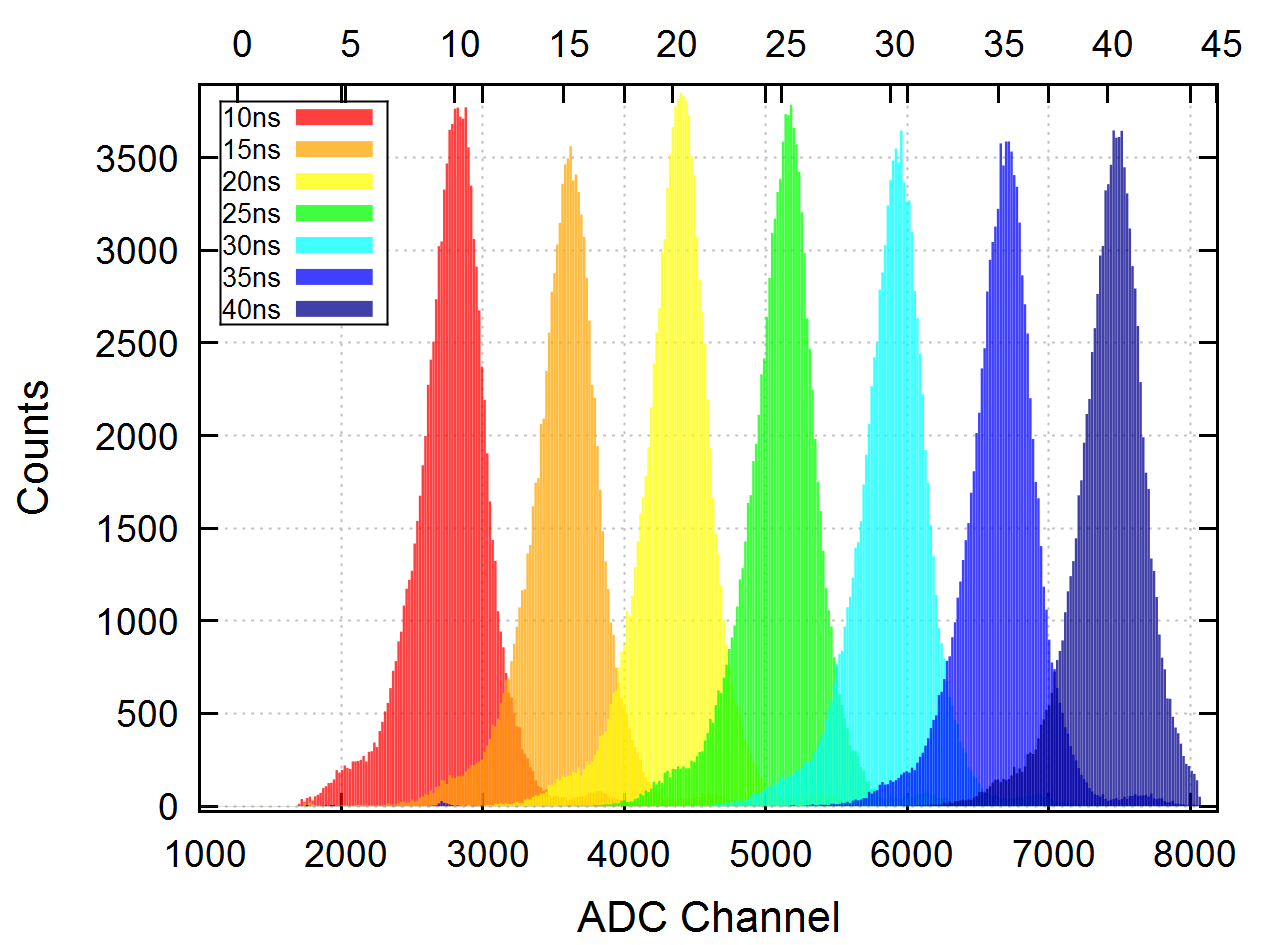

Recreate this plot in gnuplot.
# use with gnuplot

#set title "Single SiPM"

set terminal wxt size 1280,1024 enhanced font "Arial, 28"
set termoptions enhanced

set style line 101 lc "black" lt 1 lw 3 pt 9 ps 3 pi 2

set border front ls 101

set xlabel "ADC Channel" offset 0 font "Arial, 32"
set ylabel "Counts" offset 0 font "Arial, 32"

#set key outside
set key left top box lw 2
set key font ",20"

#set ytics 100
#set mytics 2
#set xtics 5
#set mxtics 2

set grid lc "grey" lw 2
#set grid mxtics
#set grid mytics

set style line 1 lc "red" 
set style line 2 lc "orange" 
set style line 3 lc "yellow" 
set style line 4 lc "green" 
set style line 5 lc "cyan" 
set style line 6 lc "blue" 
set style line 7 lc "#00008b" 

eichung(x)=0.0065*x-8.2054

set xrange [1000:8191]
set x2range [eichung(1000):eichung(8191)]
set x2tics

n=410
max=8191
min=0
width=(max-min)/n
hist(x,width)=width*floor(x/width)+width/2.0
set boxwidth width*0.9

set style fill transparent solid 0.75 noborder


plot \
	"ze_10ns.txt" using (hist($0,width)):($1) smooth freq w boxes ls 1 title "10ns", \
	"ze_15ns.txt" using (hist($0,width)):($1) smooth freq w boxes ls 2 title "15ns", \
	"ze_20ns.txt" using (hist($0,width)):($1) smooth freq w boxes ls 3 title "20ns", \
	"ze_25ns.txt" using (hist($0,width)):($1) smooth freq w boxes ls 4 title "25ns", \
	"ze_30ns.txt" using (hist($0,width)):($1) smooth freq w boxes ls 5 title "30ns", \
	"ze_35ns.txt" using (hist($0,width)):($1) smooth freq w boxes ls 6 title "35ns", \
	"ze_40ns.txt" using (hist($0,width)):($1) smooth freq w boxes ls 7 title "40ns"
	
	
	
	
	
	
	
	
	
	
